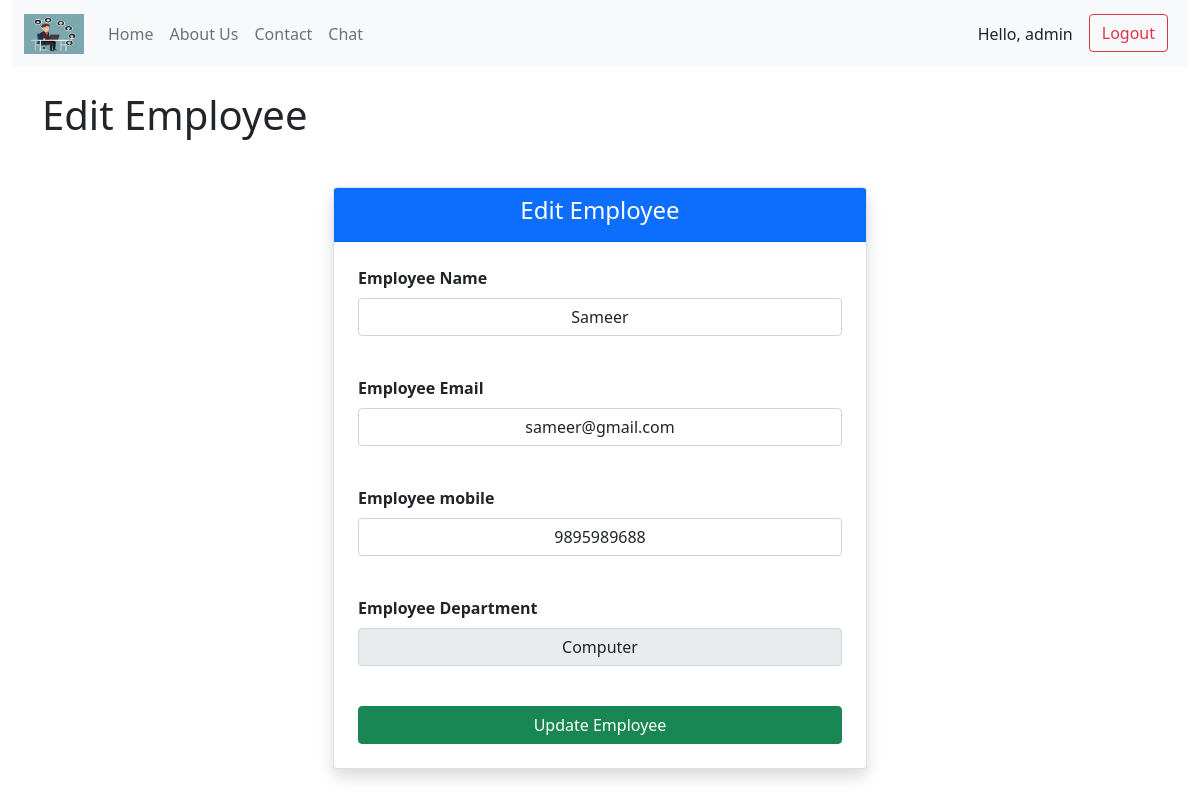
Screenshot of /app/edit-employee/2 (signed in) with the database file from the repository.
### employeeapp/models.py (models this page shows, shortened)
class Employee(models.Model):
    name  = models.CharField(max_length=100)
    email = models.EmailField(unique = True)
    mobile = models.CharField(max_length=10, validators=[check_mobile_digit])
    department = models.ForeignKey(Department, on_delete=models.CASCADE)

class Department(models.Model):
    name = models.CharField(max_length = 100)

### app/views.py (the view, shortened to what this page needs)
# urls.py: path('edit-employee/<int:pk>', views.edit_employee, name="edit-employee"),
@login_required
def edit_employee(request, pk):
    employee_instance = get_object_or_404(Employee, pk=pk)
    context= {'employee':employee_instance}
    return render(request, 'edit_employee.html', context)

### app/templates/edit_employee.html (shortened to what this page needs)
{% extends "base.html" %}
{% block content %}
    <h1>Edit Employee</h1>
    <div class="container-fluid mt-5">
        <div class="row justify-content-center">
            <div class="col-md-6">
                 <div class="card shadow">
                    <div class="card-header bg-primary text-white text-center">
                        <h4>Edit Employee</h4>
                    </div>
                    <div class="card-body p-4">
                        <form class="row g-3" method="post">
                            <div class="mb-4">
                                <label class="form-label fw-bold">Employee Name</label>
                                <input type="text" class="form-control text-center" value="{{employee.name}}" name="ename">
                            </div>
                            <div class="mb-4">
                                <label class="form-label fw-bold">Employee Email</label>
                                <input type="email" class="form-control text-center" value="{{employee.email}}" name="eemail">
                            </div>
                            <div class="mb-4">
                                <label class="form-label fw-bold">Employee mobile</label>
                                <input type="text" class="form-control text-center" value="{{employee.mobile}}" name="emobile">
                            </div>
                            <div class="mb-4">
                                <label class="form-label fw-bold">Employee Department</label>
                                <input type="text" class="form-control text-center" value="{{employee.department.name}}" name="edname" disabled>
                            </div>
                            <div class="d-grid gap-2">
                                <button type="submit" class="btn btn-success">Update Employee</button>
                            </div>
                        </form>
                    </div>
                 </div>
            </div>
        </div>
    </div>
{% endblock content %}

### templates/base.html (shortened to what this page needs)
{% load static %}
<!doctype html>
<html lang="en">
  <head>
    <link href="https://cdn.jsdelivr.net/npm/bootstrap@5.1.3/dist/css/bootstrap.min.css" rel="stylesheet">
  </head>
  <body>
    <div class="container-fluid">
        <nav class="navbar navbar-expand-lg navbar-light bg-light">
            <div class="container-fluid">
                <a class="navbar-brand" href="#">
                    <img src="{% static 'images/logo.jpg' %}" alt="Logo" width="60" height="40" class="d-inline-block align-text-top">
                </a>
                <div class="collapse navbar-collapse" id="navbarNav">
                    <ul class="navbar-nav">
                        <li class="nav-item">
                        <a class="nav-link"  href="{% url "home-page" %}">Home</a>
                        </li>
                        <li class="nav-item">
                        <a class="nav-link" href="{% url 'about-page' %}">About Us</a>
                        </li>
                        <li class="nav-item">
                        <a class="nav-link" href="{% url "contact-page" %}">Contact</a>
                        </li>
                        <li class="nav-item">
                        <a class="nav-link" href="#">Chat</a>
                        </li>
                    </ul>
                    <ul class="navbar-nav ms-auto">
                        {% if user.is_authenticated %}
                        <li class="nav-item">
                            <span class="nav-link text-dark me-2" >Hello, {{user.username}} </span>
                        </li>
                        <li class="nav-item">
                            <a class="btn btn-outline-danger me-2" href="{% url 'users:logout-user' %}">Logout</a>
                        </li>
                        {% endif %}
                    </ul>
                </div>
            </div>
        </nav>
    </div>
    <div class="container mt-4">
        {% block content %}
        {% endblock content %}
    </div>
  </body>
</html>

### rows the page displays
Employee: ename "Sameer", eemail "sameer@gmail.com", emobile "9895989688", edname "Computer"

### other values shown
{{ user.username }} "admin"
